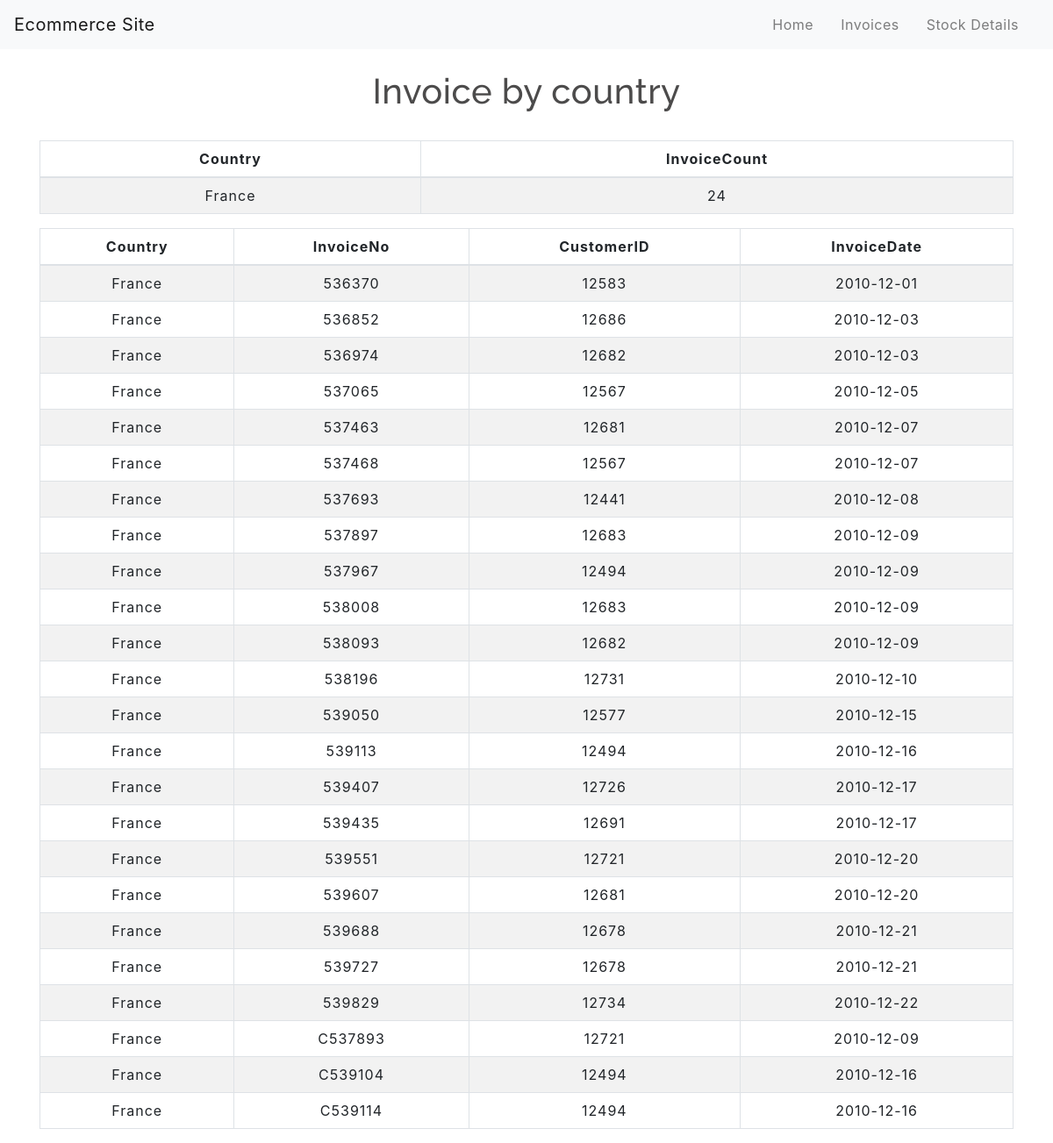
The page /query8.php?Country=France on the database its author committed.
### tables this page shows
CREATE TABLE `Invoice` (
  `InvoiceNo` varchar(10) NOT NULL,
  `InvoiceDate` date DEFAULT NULL,
  `CustomerID` int(8) DEFAULT NULL,
  `Country` varchar(25) DEFAULT NULL,
  PRIMARY KEY (`InvoiceNo`)
);

### query8.php (the view, shortened to what this page needs)
<!DOCTYPE html>
<html lang="en">
<head>
    <link rel="stylesheet" href="https://maxcdn.bootstrapcdn.com/bootstrap/4.0.0/css/bootstrap.min.css">
    <link rel="stylesheet" type="text/css" href="css/table.css">
    <link rel="stylesheet" type="text/css" href="css/navbar.css">
</head>
<body>
<?php
    include 'config.php';
    $Country = $_GET['Country'];
    $query = mysqli_query($conn, "SELECT Country,count(InvoiceNo) as InvoiceCount from Invoice group by Country having Country = '".$Country."'")
    or die (mysqli_error($conn));
    $query2 = mysqli_query($conn, "SELECT * from Invoice where Country = '".$Country."'")
    or die (mysqli_error($conn));
?>
<?php
  include 'navbar.php';
?>
<div class="container">
        <h2 class="text-center pt-4">Invoice by country</h2>
        <br>
            <div class="row">
                <div class="col">
                    <div class="table-responsive-sm">
                    <table class="table table-hover table-sm table-striped table-condensed table-bordered">
                        <thead>
                            <tr>
                            <th scope="col" class="text-center py-2">Country</th>
                            <th scope="col" class="text-center py-2">InvoiceCount</th>
                            </tr>
                        </thead>
                        <tbody>
                <?php
                    while($rows=mysqli_fetch_assoc($query)){
                ?>
                    <tr>
                        <td class="py-2"><?php echo $rows['Country'] ?></td>
                        <td class="py-2"><?php echo $rows['InvoiceCount']?></td>
                    </tr>
                <?php
                    }
                ?>
                        </tbody>
                    </table>
                    <table class="table table-hover table-sm table-striped table-condensed table-bordered">
                        <thead>
                            <tr>
                            <th scope="col" class="text-center py-2">Country</th>
                            <th scope="col" class="text-center py-2">InvoiceNo</th>
                            <th scope="col" class="text-center py-2">CustomerID</th>
                            <th scope="col" class="text-center py-2">InvoiceDate</th>
                            </tr>
                        </thead>
                        <tbody>
                <?php
                    while($rows=mysqli_fetch_assoc($query2)){
                ?>
                    <tr>
                        <td class="py-2"><?php echo $rows['Country'] ?></td>
                        <td class="py-2"><?php echo $rows['InvoiceNo']?></td>
                        <td class="py-2"><?php echo $rows['CustomerID']?></td>
                        <td class="py-2"><?php echo $rows['InvoiceDate']?></td>
                    </tr>
                <?php
                    }
                ?>
                        </tbody>
                    </table>
                    </div>
                </div>
            </div>
         </div>
</body>
</html>

### css/table.css (style rules this page uses)
* { padding: 10; margin: 0; box-sizing: border-box;] }
h2 { font-size: 40px; }
table { letter-spacing: 1.2px; }
td { text-align: center; }
@media only screen and (orientation: portrait) { * { letter-spacing: 1px; } }

### css/navbar.css (style rules this page uses)
h2 { color: #4C4B4B; letter-spacing: 0.5px; font-family: raleway; }

### rows shown on the page
invoice: Country "France", InvoiceNo "536370", CustomerID "12583", InvoiceDate "2010-12-01"
invoice: Country "France", InvoiceNo "536852", CustomerID "12686", InvoiceDate "2010-12-03"
invoice: Country "France", InvoiceNo "536974", CustomerID "12682", InvoiceDate "2010-12-03"
invoice: Country "France", InvoiceNo "537065", CustomerID "12567", InvoiceDate "2010-12-05"
invoice: Country "France", InvoiceNo "537463", CustomerID "12681", InvoiceDate "2010-12-07"
invoice: Country "France", InvoiceNo "537468", CustomerID "12567", InvoiceDate "2010-12-07"
invoice: Country "France", InvoiceNo "537693", CustomerID "12441", InvoiceDate "2010-12-08"
invoice: Country "France", InvoiceNo "537897", CustomerID "12683", InvoiceDate "2010-12-09"
invoice: Country "France", InvoiceNo "537967", CustomerID "12494", InvoiceDate "2010-12-09"
invoice: Country "France", InvoiceNo "538008", CustomerID "12683", InvoiceDate "2010-12-09"
invoice: Country "France", InvoiceNo "538093", CustomerID "12682", InvoiceDate "2010-12-09"
invoice: Country "France", InvoiceNo "538196", CustomerID "12731", InvoiceDate "2010-12-10"
invoice: Country "France", InvoiceNo "539050", CustomerID "12577", InvoiceDate "2010-12-15"
invoice: Country "France", InvoiceNo "539113", CustomerID "12494", InvoiceDate "2010-12-16"
invoice: Country "France", InvoiceNo "539407", CustomerID "12726", InvoiceDate "2010-12-17"
invoice: Country "France", InvoiceNo "539435", CustomerID "12691", InvoiceDate "2010-12-17"
invoice: Country "France", InvoiceNo "539551", CustomerID "12721", InvoiceDate "2010-12-20"
invoice: Country "France", InvoiceNo "539607", CustomerID "12681", InvoiceDate "2010-12-20"
invoice: Country "France", InvoiceNo "539688", CustomerID "12678", InvoiceDate "2010-12-21"
invoice: Country "France", InvoiceNo "539727", CustomerID "12678", InvoiceDate "2010-12-21"
invoice: Country "France", InvoiceNo "539829", CustomerID "12734", InvoiceDate "2010-12-22"
invoice: Country "France", InvoiceNo "C537893", CustomerID "12721", InvoiceDate "2010-12-09"
invoice: Country "France", InvoiceNo "C539104", CustomerID "12494", InvoiceDate "2010-12-16"
invoice: Country "France", InvoiceNo "C539114", CustomerID "12494", InvoiceDate "2010-12-16"

### other values the page prints
$rows['Country'] "France"
$rows['InvoiceCount'] "24"
